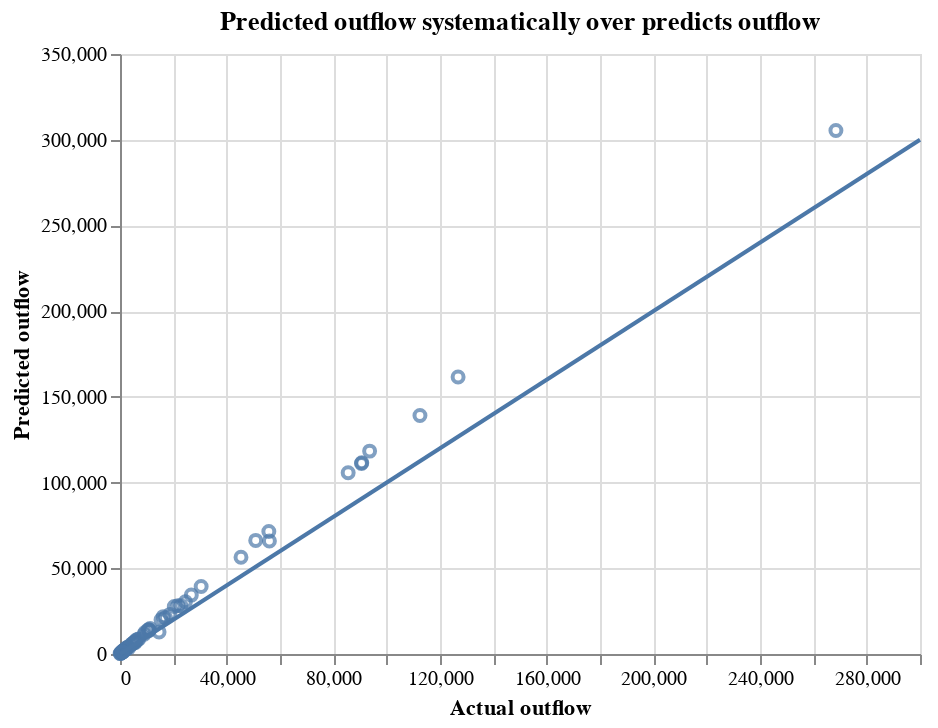

Notebook source saved alongside this figure:
### Code cell
chart = alt.Chart(geo_df).mark_point().encode(
    x=alt.X('out_t_minus_0',title='Actual outflow'),
    y=alt.Y('y_pred_out', title = 'Predicted outflow'),
    tooltip='NAME'
)

line = pd.DataFrame({
    'out_t_minus_0': [0, 300000],
    'y_pred_out':  [0, 300000],
})

line_plot = alt.Chart(line).mark_line().encode(
    x= 'out_t_minus_0',
    y= 'y_pred_out',
)

(chart + line_plot).properties(title='Predicted outflow systematically over predicts outflow')
